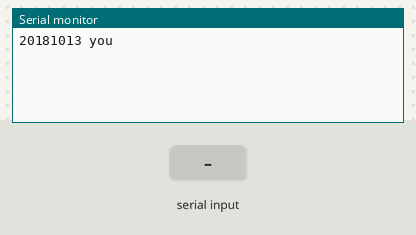
Bench run of a sketch on a simulated Arduino Uno, built with avr-gcc and run on an emulated ATmega328P. On the bench: the last lines printed to the serial monitor. Inputs (shaded band) come from the test bench.

Above: at 1.2 s.
1.3 s: "1\n" received over the second serial link
At 2.3 s:
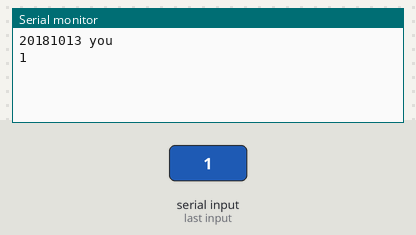
2.8 s: "0\n" received over the second serial link
At 3.4 s:
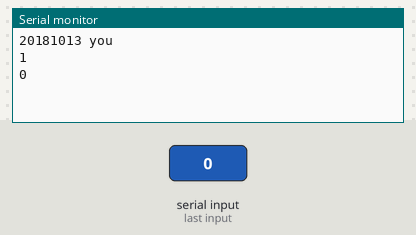
4.3 s: "2\n" received over the second serial link
At 5.8 s:
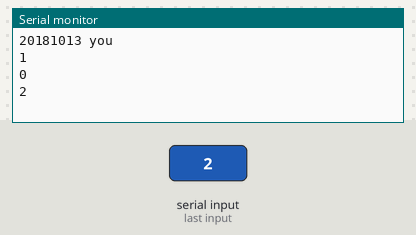

The sketch:

Bluetooth02.ino
```cpp
#include<SoftwareSerial.h>

SoftwareSerial BTSerial(2,3);
//데이터를 수신받을 버퍼
byte buffer[1024];
//버퍼에 데이터를 저장할 때 기록할 위치
int bufferPosition;

void setup() {
  // put your setup code here, to run once:
  BTSerial.begin(9600);
  Serial.begin(9600);
  //버퍼 위치 초기화
  bufferPosition=0;
  Serial.println("20181013 you");
}

void loop() {
  // put your main code here, to run repeatedly:
  //블루투스로 데이터 수신
  if(BTSerial.available()){
    byte data = BTSerial.read();
    //수신된 데이터 시리얼 모니터로 출력
    Serial.write(data);
    //수신 받을 데이터를 버퍼에 저장
    buffer[bufferPosition++]=data;

    //문자열 종료 표시
    if(data=='\n'){
        buffer[bufferPosition]='\0';
       //스마트폰으로 문자열 전송
        BTSerial.write(buffer, bufferPosition);
        bufferPosition=0;
    }
  }
}
```

Measured:
- after the input at 1.3 s, the serial monitor: prints a new line at once (image 1)
- after the input at 2.8 s, the serial monitor: prints a new line at once (image 2)
- after the input at 4.3 s, the serial monitor: prints a new line at once (image 3)
